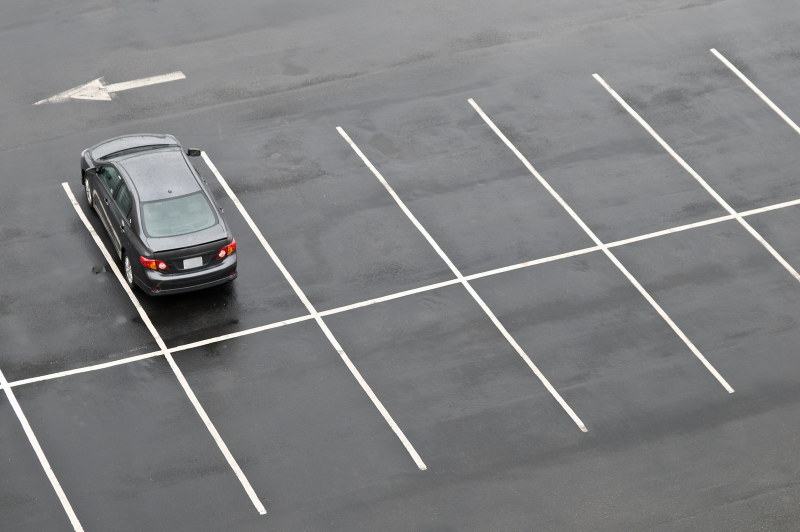
#> input picture photos/vehicleParkingLot.jpg, 1600 x 1063 px (shown at 1/2 size)
$ python edgePractical.py
#> lines starting #> are read from the running program, lines starting #| are printed output that depends on the picture; after the words box and inside, x2 and y2 are one past the last pixel; in counts of white or black regions, pixels touching at a corner belong together
import cv2 as cv
myImage = cv.imread("photos/vehicleParkingLot.jpg")
#> myImage is the input picture: shape (1063, 1600, 3); mean B, G, R 129.7, 128.5, 127.9
resizedImage = cv.resize(myImage,(980, 470))
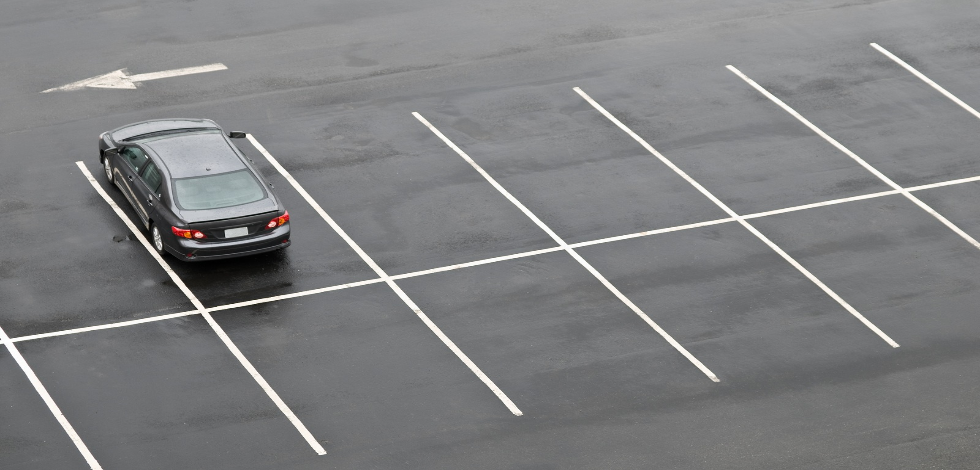
#> resizedImage: shape (470, 980, 3); mean B, G, R 129.6, 128.4, 127.8
edges = cv.Canny(resizedImage, 100, 500)
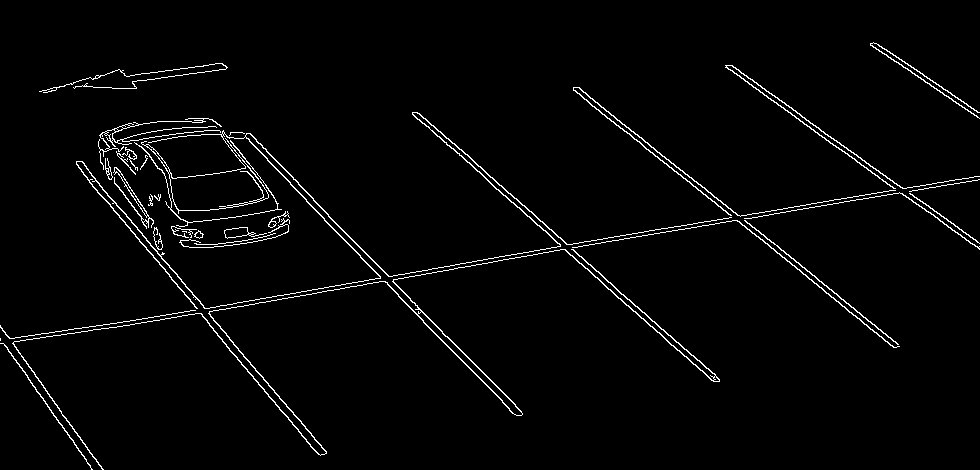
#> edges: shape (470, 980); 2.4% white in thin lines or dots
cv.imshow("edge Detected", edges)
# cv.imshow("resized", resizedImage)

if (cv.waitKey(0) & 0xFF == ord("q")):
    # myImage.release()
    # resizedImage.release()
#> (key q is pressed here)
    cv.destroyAllWindows()
